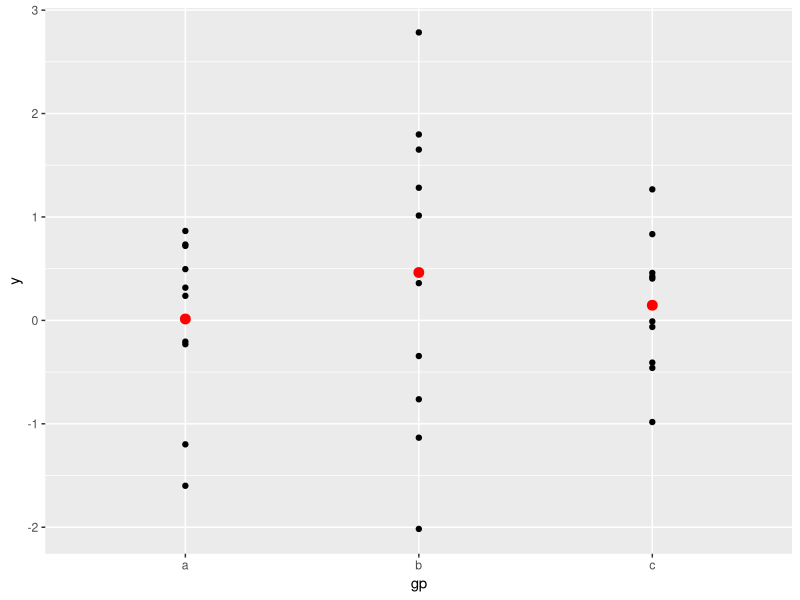

This figure's R source:
## ---- chunk 1
library(ggplot2)
# Generate some sample data, then compute mean and standard deviation
# in each group
df <- data.frame(
  gp = factor(rep(letters[1:3], each = 10)),
  y = rnorm(30)
)
ds <- plyr::ddply(df, "gp", plyr::summarise, mean = mean(y), sd = sd(y))

# The summary data frame ds is used to plot larger red points on top
# of the raw data. Note that we don't need to supply `data` or `mapping`
# in each layer because the defaults from ggplot() are used.
ggplot(df, aes(gp, y)) +
  geom_point() +
  geom_point(data = ds, aes(y = mean), colour = 'red', size = 3)
